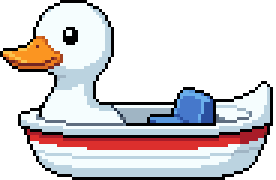
#> input picture art/source/cp_duckboat/cut.png, 92 x 60 px, found by its file name (shown 3 times larger)
$ python lockfill.py ../art/source/cp_duckboat/cut.png
#> lines starting #> are read from the running program, lines starting #| are printed output that depends on the picture
#!/usr/bin/env python3
"""lockfill.py DIR: lock and complete, the free version (8 Nov, owner: "lock and complete").
DIR holds cut.png (the concept cut 1:1 onto the 320x240 game grid, tools/concept_cut.py), holes.npy (what game sprites
cover in the concept: Pepper, goose, bones, the concept's tile piles) and far.npy (the far layer: sky, spire, far town).
Every hole is filled by copying from the concept itself: for each hole piece the shift or mirror of the concept whose
surroundings match best (the next window along, the other end of a skylight, the stone course beside it), searched
only inside the same layer band. Nothing outside the holes changes (checked: LOCK OK). Writes filled.png and the
layers far.png (complete down to the deepest skyline + 24, for parallax), back.png, terrain.png (RGBA), fill_map.png."""
import sys, os, numpy as np, cv2
from PIL import Image
from scipy import ndimage as nd
D = sys.argv[1]
cut = np.asarray(Image.open(f'{D}/cut.png').convert('RGB')).astype(np.uint8)
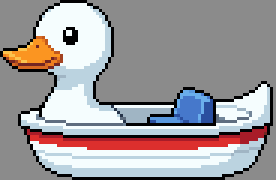
#> cut: shape (60, 92, 3) (shown 3 times larger); mean R, G, B 158.4, 154, 156.2
#> (the run stopped early here; a loop or call above may not have finished)
